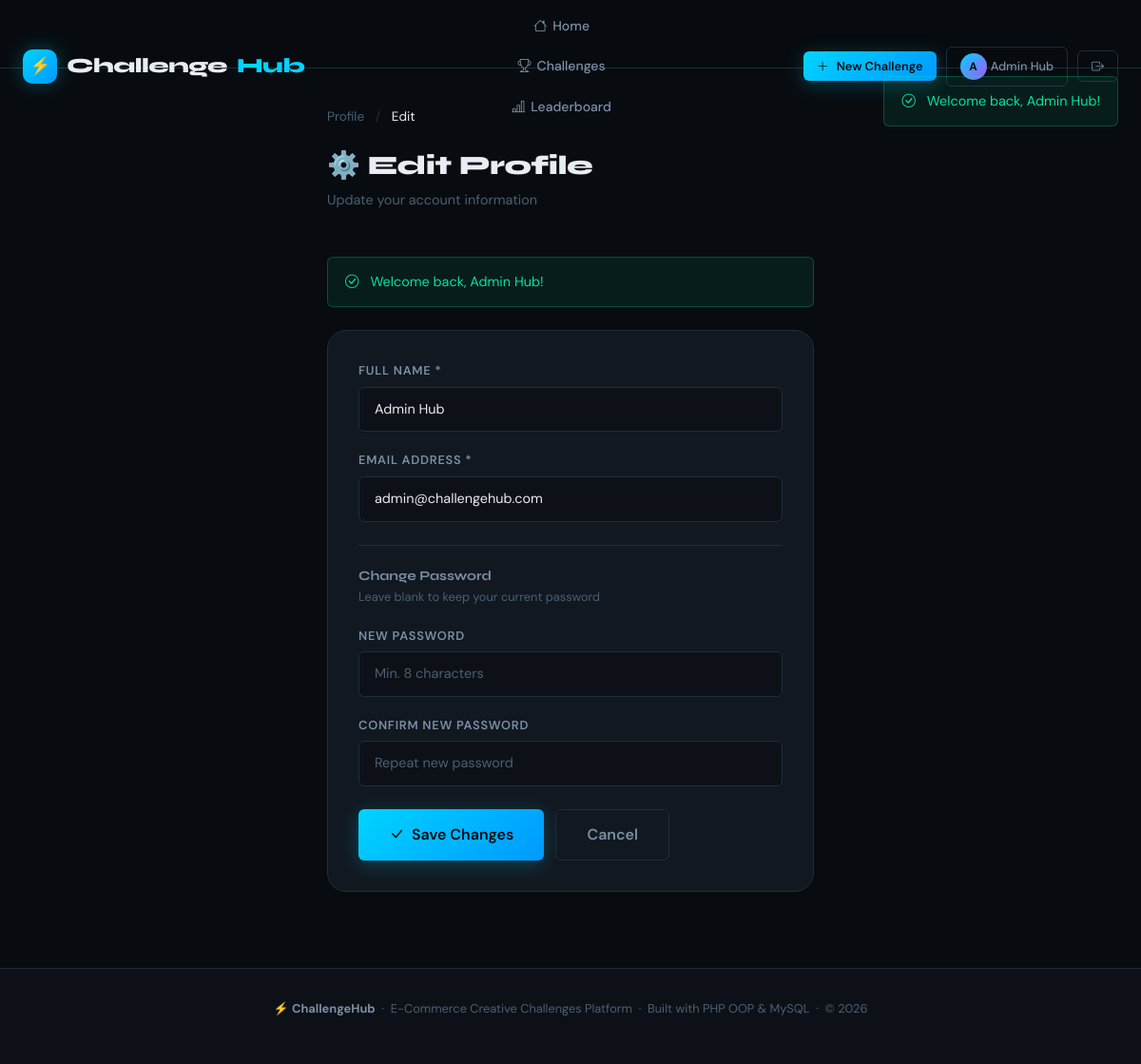
The app's page /?page=profile-edit (signed in) with its own data.
### tables this page shows
CREATE TABLE IF NOT EXISTS `users` (
  `id`         INT            NOT NULL AUTO_INCREMENT,
  `name`       VARCHAR(100)   NOT NULL,
  `email`      VARCHAR(150)   NOT NULL,
  `password`   VARCHAR(255)   NOT NULL,
  `created_at` DATETIME       NULL DEFAULT CURRENT_TIMESTAMP,
  PRIMARY KEY (`id`),
  UNIQUE KEY `email` (`email`)
);

### app/controllers/ProfileController.php (called while the page is built, shortened)
<?php
require_once BASE_PATH . '/app/models/User.php';
class ProfileController {
    private User       $userModel;
    public function __construct() {
        $this->userModel       = new User();
    }
    public function edit(): void {
        $currentUser = currentUser();
        $user        = $this->userModel->findById($currentUser['id']);
        $flash       = getFlash();
        require BASE_PATH . '/app/views/profile/edit.php';
    }
}

### config/app.php (called while the page is built, shortened)
<?php
function e(mixed $value): string {
    return htmlspecialchars((string)$value, ENT_QUOTES | ENT_HTML5, 'UTF-8');
}
function currentUser(): ?array {
    return [
        'id'   => $_SESSION['user_id'],
        'name' => $_SESSION['user_name'] ?? '',
        'email'=> $_SESSION['user_email'] ?? '',
    ];
}
function getFlash(): ?array {
    if (!empty($_SESSION['flash'])) {
        $flash = $_SESSION['flash'];
        return $flash;
    }
    return null;
}

### app/models/User.php (called while the page is built, shortened)
<?php
require_once BASE_PATH . '/config/database.php';
class User {
    private PDO $db;
    public function __construct() {
        $this->db = Database::getInstance();
    }
    public function findById(int $id): ?array {
        $stmt = $this->db->prepare('SELECT * FROM users WHERE id = ? LIMIT 1');
        $stmt->execute([$id]);
        $result = $stmt->fetch();
        return $result ?: null;
    }
}

### config/database.php (called while the page is built, shortened)
<?php
class Database {
    private static ?PDO $instance = null;
    public static function getInstance(): PDO {
        if (self::$instance === null) {
            $dsn = 'mysql:host=' . DB_HOST . ';dbname=' . DB_NAME . ';charset=' . DB_CHARSET;
            $options = [
                PDO::ATTR_ERRMODE            => PDO::ERRMODE_EXCEPTION,
                PDO::ATTR_DEFAULT_FETCH_MODE => PDO::FETCH_ASSOC,
                PDO::ATTR_EMULATE_PREPARES   => false,
            ];
            try {
                self::$instance = new PDO($dsn, DB_USER, DB_PASS, $options);
            } catch (PDOException $e) {
                die(json_encode(['error' => 'Database connection failed: ' . $e->getMessage()]));
            }
        }
        return self::$instance;
    }
}

### app/views/profile/edit.php (the view, shortened to what this page needs)
<?php
require BASE_PATH . '/app/views/partials/header.php';
?>
<div class="page-wrapper">
  <div class="container" style="max-width:560px;">
    <nav style="margin-bottom:24px;font-size:0.85rem;color:var(--text-muted);">
      <a href="<?= BASE_URL ?>/?page=profile" style="color:var(--text-muted);">Profile</a>
      <span style="margin:0 8px;opacity:0.4;">/</span>
      <span style="color:var(--text-primary);">Edit</span>
    </nav>
    <div class="section-header animate-in">
      <div>
        <h1 class="section-title">⚙️ Edit Profile</h1>
        <p class="section-subtitle">Update your account information</p>
      </div>
    </div>
    <?php if (!empty($flash)): ?>
    <div class="alert alert-<?= e($flash['type']) ?>">
      <i class="bi bi-<?= $flash['type'] === 'success' ? 'check-circle' : 'exclamation-triangle' ?>"></i>
      <?= e($flash['message']) ?>
    </div>
    <?php endif; ?>
    <div class="card animate-in">
      <div class="card-body" style="padding:32px;">
        <form method="POST" action="<?= BASE_URL ?>/?page=profile-edit">
          <div class="form-group">
            <label class="form-label">Full Name *</label>
            <input type="text" name="name" class="form-control"
                   value="<?= e($_POST['name'] ?? $user['name']) ?>"
                   required autocomplete="name">
          </div>
          <div class="form-group">
            <label class="form-label">Email Address *</label>
            <input type="email" name="email" class="form-control"
                   value="<?= e($_POST['email'] ?? $user['email']) ?>"
                   required autocomplete="email">
          </div>
          <div class="divider"></div>
          <div style="margin-bottom:20px;">
            <h4 style="font-size:0.875rem;font-weight:700;color:var(--text-secondary);margin-bottom:4px;">
              Change Password
            </h4>
            <p style="font-size:0.8rem;color:var(--text-muted);">Leave blank to keep your current password</p>
          </div>
          <div class="form-group">
            <label class="form-label">New Password</label>
            <input type="password" name="password" class="form-control"
                   placeholder="Min. 8 characters" autocomplete="new-password">
          </div>
          <div class="form-group">
            <label class="form-label">Confirm New Password</label>
            <input type="password" name="password_confirm" class="form-control"
                   placeholder="Repeat new password" autocomplete="new-password">
          </div>
          <div style="display:flex;gap:12px;margin-top:24px;">
            <button type="submit" class="btn btn-primary btn-lg">
              <i class="bi bi-check-lg"></i> Save Changes
            </button>
            <a href="<?= BASE_URL ?>/?page=profile" class="btn btn-ghost btn-lg">Cancel</a>
          </div>
        </form>
      </div>
    </div>
  </div>
</div>
<?php require BASE_PATH . '/app/views/partials/footer.php'; ?>

### app/views/partials/header.php (shortened to what this page needs)
<?php
$user  = currentUser();
$flash = $flash ?? getFlash();
$activePage = $_GET['page'] ?? 'home';
?>
<!DOCTYPE html>
<html lang="en">
<head>
  <link href="https://cdn.jsdelivr.net/npm/bootstrap@5.3.3/dist/css/bootstrap.min.css" rel="stylesheet">
  <link rel="stylesheet" href="<?= BASE_URL ?>/css/main.css">
  <link href="https://cdn.jsdelivr.net/npm/bootstrap-icons@1.11.3/font/bootstrap-icons.css" rel="stylesheet">
</head>
<body>
<nav class="navbar">
  <div class="container">
    <a href="<?= BASE_URL ?>/?page=home" class="navbar-brand">
      <div class="logo-icon">⚡</div>
      Challenge<span>Hub</span>
    </a>
    <ul class="navbar-nav">
      <li>
        <a href="<?= BASE_URL ?>/?page=home"
           class="<?= $activePage === 'home' ? 'active' : '' ?>">
          <i class="bi bi-house"></i> Home
        </a>
      </li>
      <li>
        <a href="<?= BASE_URL ?>/?page=challenges"
           class="<?= in_array($activePage, ['challenges','challenge']) ? 'active' : '' ?>">
          <i class="bi bi-trophy"></i> Challenges
        </a>
      </li>
      <li>
        <a href="<?= BASE_URL ?>/?page=leaderboard"
           class="<?= $activePage === 'leaderboard' ? 'active' : '' ?>">
          <i class="bi bi-bar-chart-line"></i> Leaderboard
        </a>
      </li>
    </ul>
    <div class="navbar-actions">
      <?php if ($user): ?>
        <a href="<?= BASE_URL ?>/?page=challenge-create" class="btn btn-primary btn-sm">
          <i class="bi bi-plus-lg"></i> New Challenge
        </a>
        <div class="dropdown" style="position:relative;">
          <a href="<?= BASE_URL ?>/?page=profile"
             class="btn btn-ghost btn-sm d-flex align-center gap-1">
            <div class="avatar" style="width:28px;height:28px;font-size:0.75rem;">
              <?= strtoupper(substr($user['name'],0,1)) ?>
            </div>
            <?= e($user['name']) ?>
          </a>
        </div>
        <a href="<?= BASE_URL ?>/?page=logout" class="btn btn-ghost btn-sm">
          <i class="bi bi-box-arrow-right"></i>
        </a>
      <?php else: ?>
        <a href="<?= BASE_URL ?>/?page=login"    class="btn btn-ghost btn-sm">Sign In</a>
        <a href="<?= BASE_URL ?>/?page=register" class="btn btn-primary btn-sm">Get Started</a>
      <?php endif; ?>
    </div>
  </div>
</nav>
<?php if ($flash): ?>
<div style="position:fixed;top:80px;right:24px;z-index:9999;max-width:380px;animation:fadeInUp 0.3s ease;">
  <div class="alert alert-<?= e($flash['type']) ?>">
    <i class="bi bi-<?= $flash['type'] === 'success' ? 'check-circle' : 'exclamation-triangle' ?>"></i>
    <?= e($flash['message']) ?>
  </div>
</div>
<?php endif; ?>

### records on screen
users: name "A", name "Admin Hub", email "admin@challengehub.com"

### other values on screen
$flash['message'] "Welcome back, Admin Hub!"
